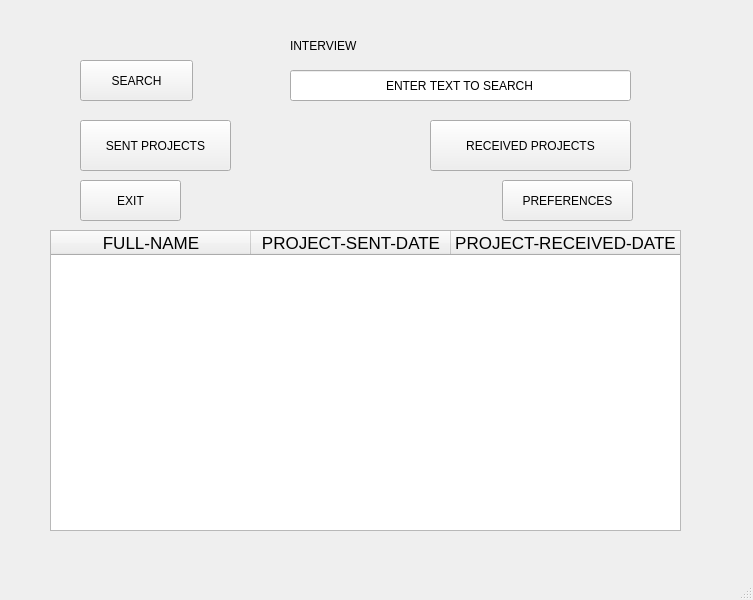
<?xml version="1.0" encoding="UTF-8"?>
<ui version="4.0">
 <class>MainWindow</class>
 <widget class="QMainWindow" name="MainWindow">
  <property name="geometry">
   <rect>
    <x>0</x>
    <y>0</y>
    <width>753</width>
    <height>600</height>
   </rect>
  </property>
  <property name="windowTitle">
   <string>MainWindow</string>
  </property>
  <widget class="QWidget" name="centralwidget">
   <widget class="QPushButton" name="buttonSearch">
    <property name="geometry">
     <rect>
      <x>80</x>
      <y>60</y>
      <width>113</width>
      <height>41</height>
     </rect>
    </property>
    <property name="text">
     <string>SEARCH</string>
    </property>
   </widget>
   <widget class="QPushButton" name="buttonSentProjects">
    <property name="geometry">
     <rect>
      <x>80</x>
      <y>120</y>
      <width>151</width>
      <height>51</height>
     </rect>
    </property>
    <property name="text">
     <string>SENT PROJECTS</string>
    </property>
   </widget>
   <widget class="QPushButton" name="buttonExit">
    <property name="geometry">
     <rect>
      <x>80</x>
      <y>180</y>
      <width>101</width>
      <height>41</height>
     </rect>
    </property>
    <property name="text">
     <string>EXIT</string>
    </property>
   </widget>
   <widget class="QLineEdit" name="lineArama">
    <property name="geometry">
     <rect>
      <x>290</x>
      <y>70</y>
      <width>341</width>
      <height>31</height>
     </rect>
    </property>
    <property name="text">
     <string>ENTER TEXT TO SEARCH</string>
    </property>
    <property name="alignment">
     <set>Qt::AlignCenter</set>
    </property>
   </widget>
   <widget class="QPushButton" name="buttonBack">
    <property name="geometry">
     <rect>
      <x>502</x>
      <y>180</y>
      <width>131</width>
      <height>41</height>
     </rect>
    </property>
    <property name="text">
     <string>PREFERENCES</string>
    </property>
   </widget>
   <widget class="QPushButton" name="buttonReceivedProjects">
    <property name="geometry">
     <rect>
      <x>430</x>
      <y>120</y>
      <width>201</width>
      <height>51</height>
     </rect>
    </property>
    <property name="text">
     <string>RECEIVED PROJECTS</string>
    </property>
   </widget>
   <widget class="QTableWidget" name="tableWidget">
    <property name="geometry">
     <rect>
      <x>50</x>
      <y>230</y>
      <width>631</width>
      <height>301</height>
     </rect>
    </property>
    <attribute name="horizontalHeaderVisible">
     <bool>true</bool>
    </attribute>
    <attribute name="horizontalHeaderCascadingSectionResizes">
     <bool>true</bool>
    </attribute>
    <attribute name="horizontalHeaderDefaultSectionSize">
     <number>200</number>
    </attribute>
    <attribute name="horizontalHeaderHighlightSections">
     <bool>true</bool>
    </attribute>
    <attribute name="horizontalHeaderMinimumSectionSize">
     <number>22</number>
    </attribute>
    <attribute name="horizontalHeaderShowSortIndicator" stdset="0">
     <bool>false</bool>
    </attribute>
    <attribute name="horizontalHeaderStretchLastSection">
     <bool>true</bool>
    </attribute>
    <attribute name="verticalHeaderDefaultSectionSize">
     <number>200</number>
    </attribute>
    <attribute name="verticalHeaderStretchLastSection">
     <bool>true</bool>
    </attribute>
    <column>
     <property name="text">
      <string>FULL-NAME</string>
     </property>
     <property name="font">
      <font>
       <pointsize>13</pointsize>
      </font>
     </property>
    </column>
    <column>
     <property name="text">
      <string>PROJECT-SENT-DATE</string>
     </property>
     <property name="font">
      <font>
       <pointsize>13</pointsize>
      </font>
     </property>
    </column>
    <column>
     <property name="text">
      <string>PROJECT-RECEIVED-DATE</string>
     </property>
     <property name="font">
      <font>
       <pointsize>13</pointsize>
      </font>
     </property>
    </column>
   </widget>
   <widget class="QLabel" name="label">
    <property name="geometry">
     <rect>
      <x>290</x>
      <y>30</y>
      <width>121</width>
      <height>31</height>
     </rect>
    </property>
    <property name="text">
     <string>INTERVIEW</string>
    </property>
   </widget>
  </widget>
  <widget class="QMenuBar" name="menubar">
   <property name="geometry">
    <rect>
     <x>0</x>
     <y>0</y>
     <width>753</width>
     <height>30</height>
    </rect>
   </property>
  </widget>
  <widget class="QStatusBar" name="statusbar"/>
 </widget>
 <resources/>
 <connections/>
</ui>
